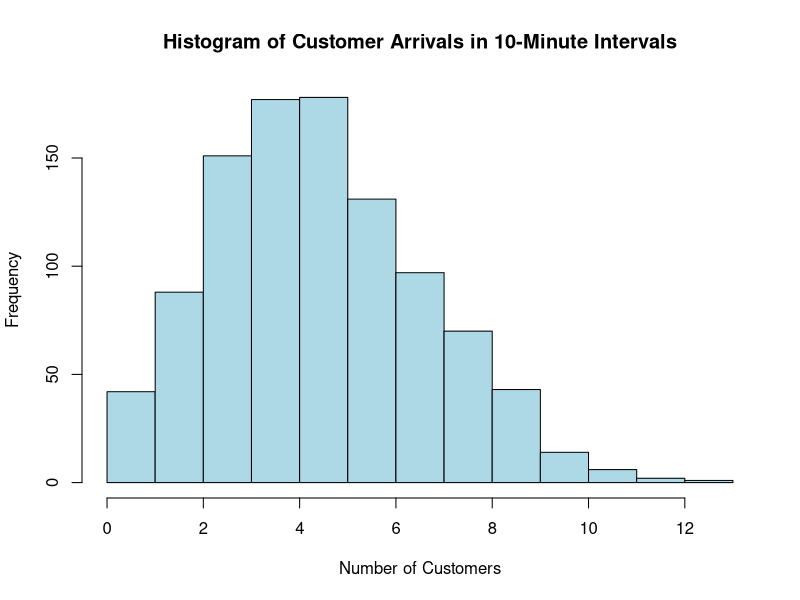

The R source for this figure:
# Set lambda, the average rate of arrivals
lambda <- 5

# Probability of exactly 3 customers arriving in a 10-minute interval
prob_3_customers <- dpois(3, lambda)
cat("Probability of exactly 3 customers arriving:", prob_3_customers, "\n")

# Probability of more than 5 customers arriving in a 10-minute interval
prob_more_than_5 <- 1 - ppois(5, lambda)
cat("Probability of more than 5 customers arriving:", prob_more_than_5, "\n")

# Simulate customer arrivals over 1000 intervals of 10 minutes each
set.seed(42)  # Set seed for reproducibility
simulated_arrivals <- rpois(1000, lambda)

# Summary statistics of simulated arrivals
mean_arrivals <- mean(simulated_arrivals)
var_arrivals <- var(simulated_arrivals)
cat("Mean of simulated arrivals:", mean_arrivals, "\n")
cat("Variance of simulated arrivals:", var_arrivals, "\n")

# Plot histogram of simulated arrivals
hist(simulated_arrivals, breaks = max(simulated_arrivals) - min(simulated_arrivals),
     main = "Histogram of Customer Arrivals in 10-Minute Intervals",
     xlab = "Number of Customers", ylab = "Frequency", col = "lightblue")
